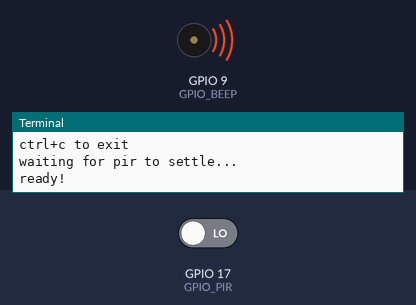
A program run on a simulated Raspberry Pi (BCM pin numbers). On the bench: buzzer (waves = sounding, pin HIGH), the last lines printed to the terminal. Inputs (shaded band) come from the test bench; at power-on: GPIO 17 (GPIO_PIR) LOW.

Above: at 3.0 s.
3.1 s: GPIO 17 (GPIO_PIR) driven HIGH
At 3.7 s:
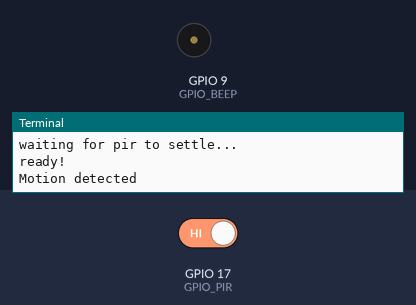
Timing chart, 0 to 6.1 s (numbered marks = the images above; inputs shaded):
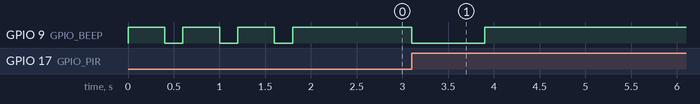

Measured:
- after the input at 3.1 s, GPIO 9 (GPIO_BEEP): HIGH → LOW at once, → HIGH 0.80 s later

The program:

pir_alarm.py
```python
# pir_alarm.py
import RPi.GPIO as GPIO
import time

GPIO.setmode(GPIO.BCM)

GPIO_PIR=17
GPIO_BEEP=9

GPIO.setup(GPIO_PIR,GPIO.IN)
GPIO.setup(GPIO_BEEP,GPIO.OUT)

print("ctrl+c to exit")

def beep(seconds):
	GPIO.output(GPIO_BEEP,GPIO.LOW)
	time.sleep(seconds)
	GPIO.output(GPIO_BEEP,GPIO.HIGH)

def beepAction(secs,sleepsecs,times):
	for t in range(times):
		time.sleep(sleepsecs)
		beep(secs)

Current_State=0
Previous_State=0
GPIO.output(GPIO_BEEP,GPIO.HIGH)

try:
	print("waiting for pir to settle...")
	while GPIO.input(GPIO_PIR)==1:
		current_State=0
	print("ready!")
	beepAction(0.2,0.4,3)

	while True:
		Current_State=GPIO.input(GPIO_PIR)

		if Current_State==1 and Previous_State==0:
			print("Motion detected")
			Previous_State=1
			beep(0.8)
		elif Current_State==0 and Previous_State==1:
			print("ready!")
			Previous_State=0
		time.sleep(0.01)
except KeyboardInterrupt:
	print("Quit")
GPIO.cleanup()
```
